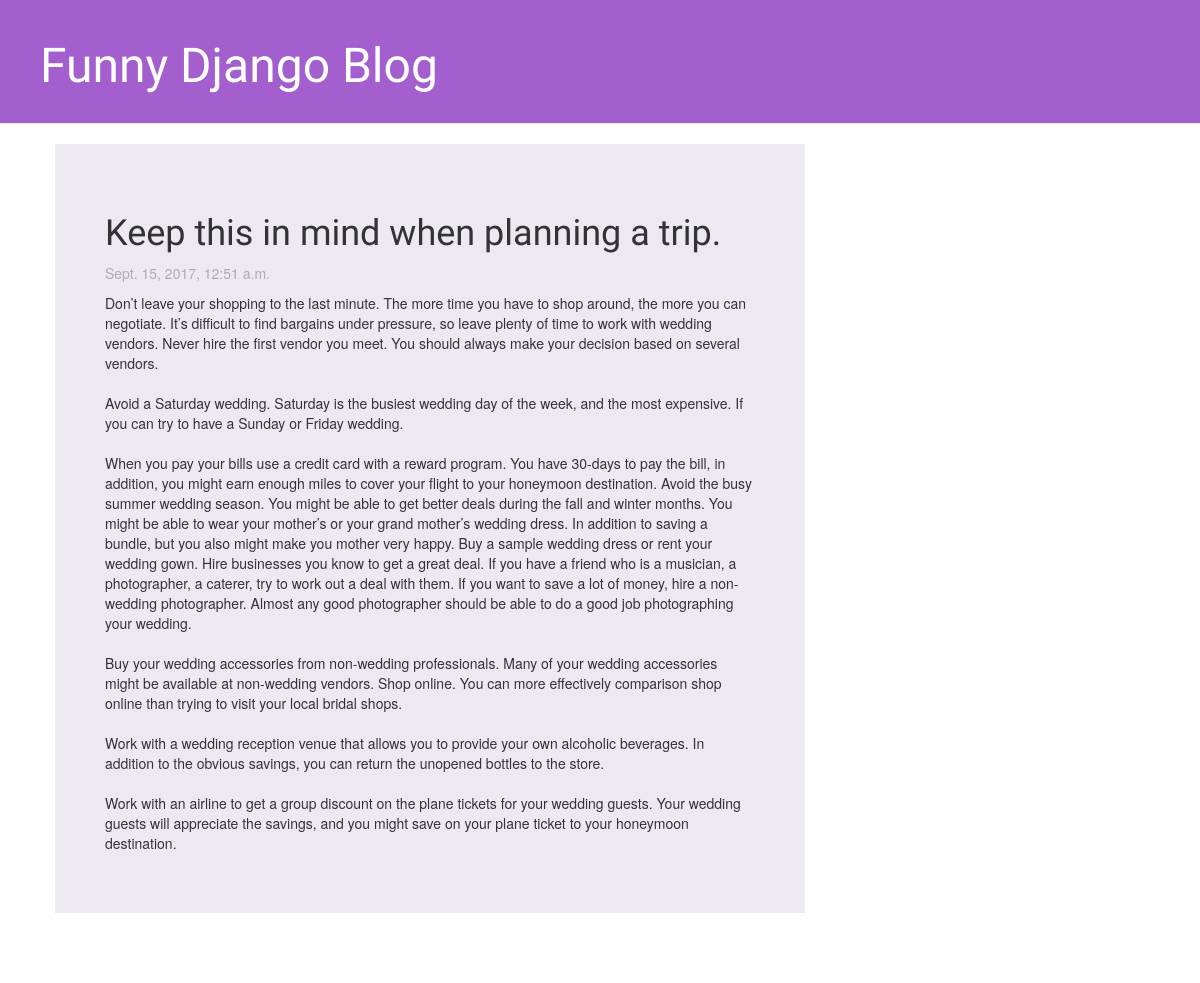
The app's page /post/3/, older data.
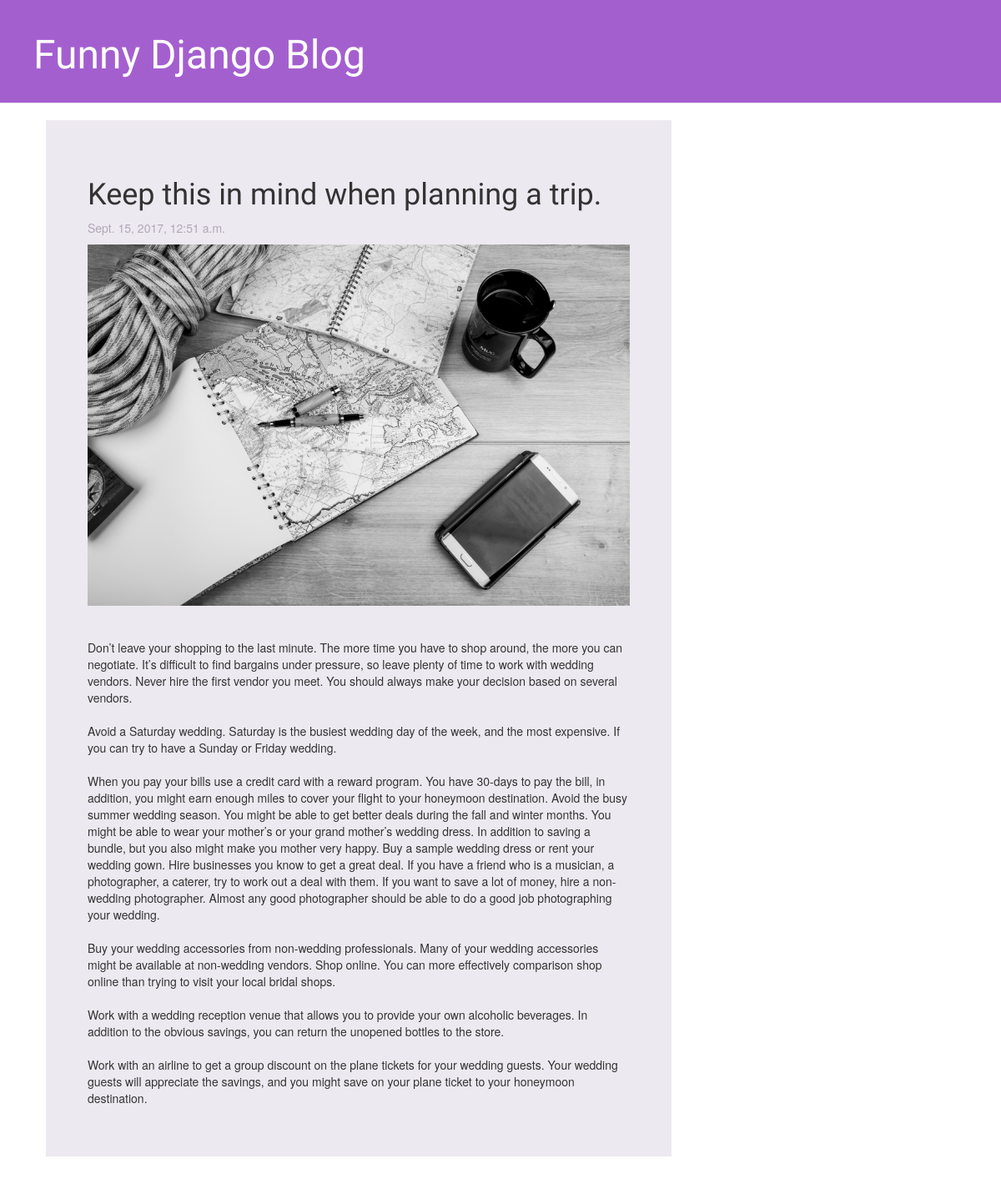
The same page, newer data.
### blog/models.py (models this page shows, shortened)
class Post(models.Model):
    author = models.ForeignKey('auth.User')
    title = models.CharField(max_length=200)
    text = models.TextField()
    created_date = models.DateTimeField(default=timezone.now)
    published_date = models.DateTimeField(blank=True, null=True)
    image = models.ImageField(upload_to='image',blank=True, null=True)

### blog/views.py (the view)
# urls.py: url(r'^post/(?P<pk>\d+)/$', views.post_detail, name='post_detail'),
def post_detail(request,pk):
    post = get_object_or_404(Post, pk=pk)
    return render(request, 'blog/post_detail.html',{'post':post})

### blog/templates/blog/post_detail.html (shortened to what this page needs)
{% extends 'blog/base.html' %}
{% block content %}
    <div class="post">
        <h1>{{ post.title }}</h1>
        {% if post.published_date %}
            <div class="publishedDate">
               <p>{{ post.published_date }}</p>
            </div>
        {% endif %}
        {% if post.image %}
              <img src="{{post.image.url}}" class="img-responsive">
        {% endif %}
        <p>{{ post.text|linebreaksbr }}</p>
    </div>
{% endblock %}

### blog/templates/blog/base.html (shortened to what this page needs)
{% load staticfiles %}
<html>
    <head>
      <link rel="stylesheet" href="//maxcdn.bootstrapcdn.com/bootstrap/3.2.0/css/bootstrap.min.css">
      <link rel="stylesheet" href="//maxcdn.bootstrapcdn.com/bootstrap/3.2.0/css/bootstrap-theme.min.css">
      <link rel="stylesheet" href="{% static 'css/blog.css' %}">
    </head>
    <body>
      <div class="page-header">
          <h1><a href="/">Funny Django Blog</a></h1>
      </div>
      <div class="content container">
          <div class="row">
              <div class="col-md-8">
              {% block content %}
              {% endblock %}
              </div>
          </div>
      </div>
    </body>
</html>

### blog/static/css/blog.css (style rules this page uses)
.page-header { background-color: #a45fcf; margin-top: 0; padding: 20px 20px 20px 40px; }
.page-header h1, .page-header h1 a, .page-header h1 a:visited, .page-header h1 a:active { color: #ffffff; font-size: 36pt; text-decoration: none; }
.content { margin-left: 40px; }
h1, h2, h3, h4 { font-family: 'Lobster', cursive; }
.publishedDate { color: #B1A7B8; }
.post { margin-bottom: 70px; background-color: #EDE9F0; padding: 50px; }

Row changes from the older to the newer data that the page shows:
changed Post "Keep this in mind when planning a trip.": image: picture added
